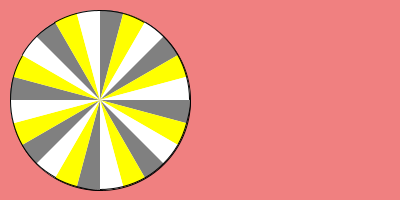
Frame 1 (no input)
Frame 60 (the mouse pressed at the canvas centre just before this capture): identical to frame 1, image omitted
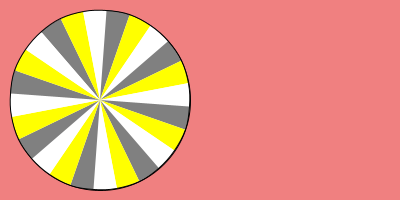
Frame 120 (the mouse held since frame 60 and released just before this capture)

The Processing sketch that drew these frames (run headless with seeded random() and noise(); from frame 60 on, the mouse is pressed at the canvas centre):

// Processing sketch: week16_4
// ── week16_4.pde
//week16-4
void setup(){//設定，只做1次
  size(400,200);  
}
void draw(){//畫，每秒畫60次
  background(#F08080);
  fill(255);
  ellipse(100,100, 180,180);
      //  圓心,  寬,高  
  fill(48,213,200);
  float start=mouseX/50.0;
  for(int i=0; i<24; i++){
     float shift=2*PI*i/24.0;
     if(i%3==0) fill(128);
     if(i%3==1) fill(#FFFF00);
     if(i%3==2) fill(255);
     arc(100,100, 180,180, shift+0+start, shift+PI/12+start);//畫出 圓弧
  }  
}   //圓心   寬,高 開始 結束
